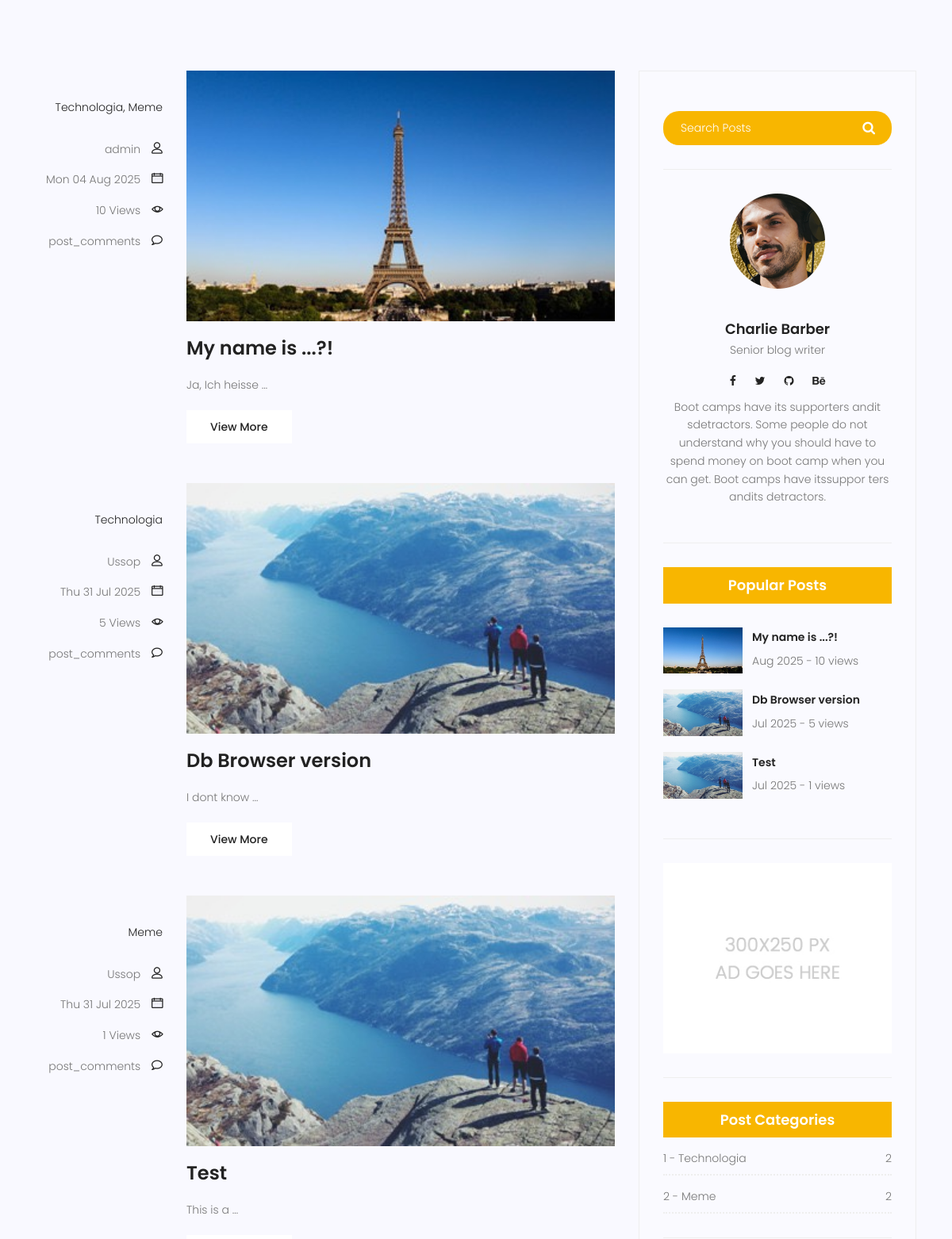
Before: /blog/search/ (middle part) with the older database file.
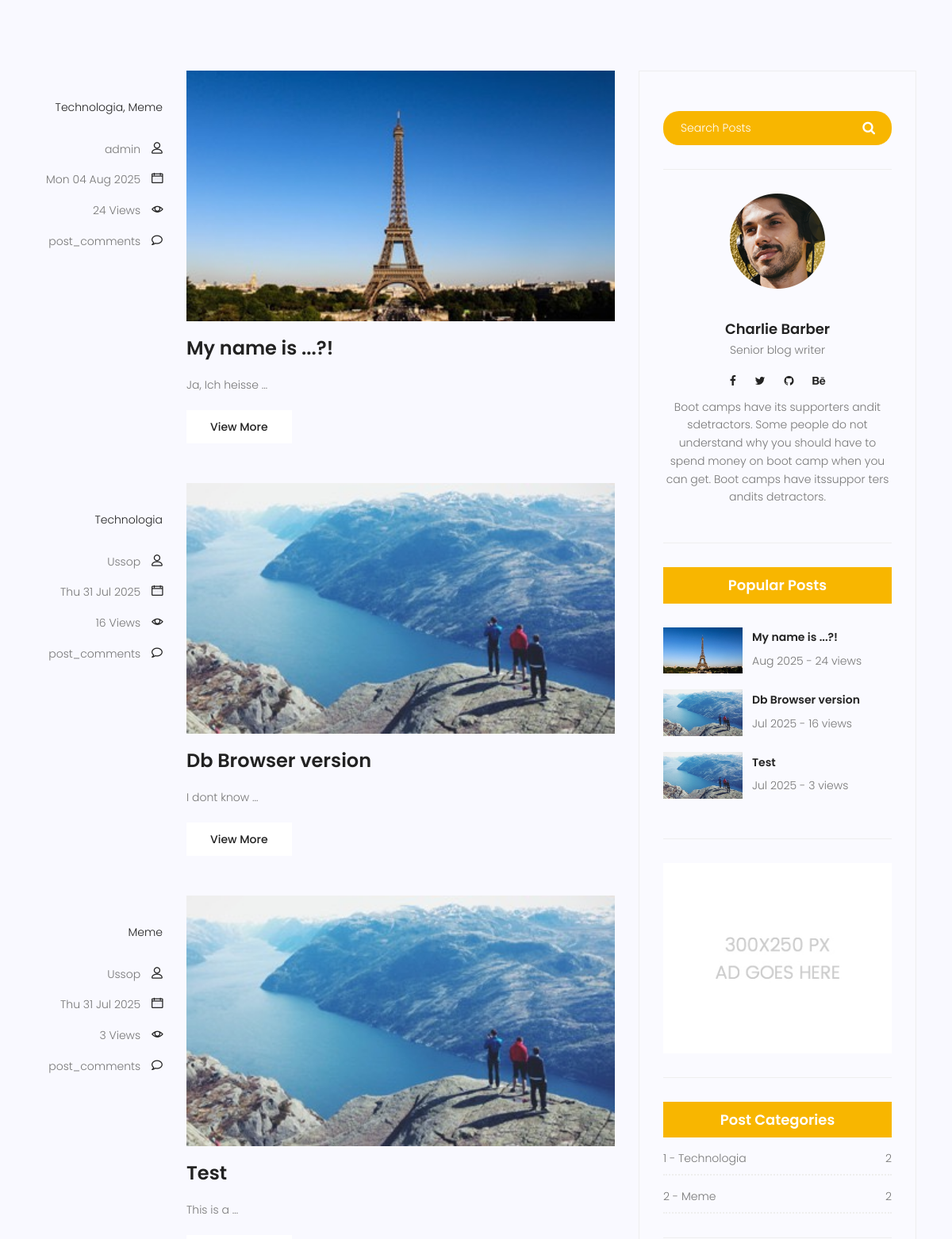
After: the same page with the newer database file.
### blog/models.py (models this page shows, shortened)
class Post(models.Model):
    image = models.ImageField(upload_to='blog/', default='blog/default.jpg')
    title = models.CharField(max_length=255)
    content = models.TextField()
    author = models.ForeignKey(User, on_delete=models.SET_NULL, null=True)
    category = models.ManyToManyField(Category)
    views = models.IntegerField(default=0)
    status = models.BooleanField(default=False)
    published = models.DateTimeField(null=True)
    created = models.DateTimeField(auto_now_add=True)
    edited = models.DateTimeField(auto_now=True)
    class Meta:
        ordering = ['-created']

### blog/views.py (the view)
# urls.py: path("search/", blog_search, name="blog_search"),
def blog_search(request):
    query = request.GET.get('s')
    posts = Post.objects.filter(status=1, published__lte=timezone.now())
    if query:
        posts = posts.filter(title__icontains=query) | posts.filter(content__icontains=query)
    return render(request, 'blog/blog_index.html', {'posts': posts, 'search_query': query})

### blog/models.py (called while the page is built)
    def __str__(self):
        return (
            f"{self.id} - {self.name}"  # pyright: ignore[reportAttributeAccessIssue]
        )

### blog/templatetags/blog_tags.py (called while the page is built)
@register.inclusion_tag('blog/popularposts.html')
def popularposts():
    posts =  Post.objects.filter(status=1, published__lte=timezone.now()).order_by('-views', 'published')[:5]
    return {"posts": posts}

@register.inclusion_tag('blog/categories.html')
def categories():
    posts = Post.objects.filter(status=1, published__lte=timezone.now())
    cat = Category.objects.all()
    cat_dict = {}
    for name in cat:
        cat_dict[name] = posts.filter(category=name).count()
    return {'categories': cat_dict}

@register.inclusion_tag('blog/search.html')
def search():
    return {}

### templates/blog/blog_index.html (shortened to what this page needs)
{% extends "base.html" %}
{% load static %}
{% block content %}
{% load blog_tags %}
			<section class="top-category-widget-area pt-90 pb-90 ">
			</section>
			<section class="post-content-area">
				<div class="container">
					<div class="row">
						<div class="col-lg-8 posts-list">
							{% for post in posts %}
							<div class="single-post row">
								<div class="col-lg-3  col-md-3 meta-details">
									<ul class="tags">
										<li><a href="#">
										{% for c in post.category.all %}
											<li><a href="{% url 'blog:blog_category' c.name %}">
													{{ c.name }}{% if not forloop.last %}, {% endif %}
											</a></li>
										{% endfor %}
									</ul>
									<div class="user-details row">
										<p class="user-name col-lg-12 col-md-12 col-6"><a href="{% url 'blog:blog_author' post.author %}">{{post.author}}</a> <span class="lnr lnr-user"></span></p>
										<p class="date col-lg-12 col-md-12 col-6"><a href="#">{{ post.published|date:"D d M Y" }}</a> <span class="lnr lnr-calendar-full"></span></p>
										<p class="view col-lg-12 col-md-12 col-6"><a href="#">{{post.views}} Views</a> <span class="lnr lnr-eye"></span></p>
										<p class="comments col-lg-12 col-md-12 col-6"><a href="#">post_comments</a> <span class="lnr lnr-bubble"></span></p>
									</div>
								</div>
								<div class="col-lg-9 col-md-9 ">
									<div class="feature-img">
										<img class="img-fluid" src="{{ post.image.url }}" alt="">
									</div>
									<a class="posts-title" href="{% url 'blog:blog_about' post.id %}"><h3>{{post.title}}</h3></a>
									<p class="excert">
										{{post.content|truncatewords:3}}
									</p>
									<a href="{% url 'blog:blog_about' post.id %}" class="primary-btn">View More</a>
								</div>
							</div>{% endfor %}
						</div>
								{% search %}
								<div class="single-sidebar-widget user-info-widget">
									<img src="{% static 'websiteApp/img/blog/user-info.png' %}" alt="">
									<a href="#"><h4>Charlie Barber</h4></a>
									<p>
										Senior blog writer
									</p>
									<ul class="social-links">
										<li><a href="#"><i class="fa fa-facebook"></i></a></li>
										<li><a href="#"><i class="fa fa-twitter"></i></a></li>
										<li><a href="#"><i class="fa fa-github"></i></a></li>
										<li><a href="#"><i class="fa fa-behance"></i></a></li>
									</ul>
									<p>
										Boot camps have its supporters andit sdetractors. Some people do not understand why you should have to spend money on boot camp when you can get. Boot camps have itssuppor ters andits detractors.
									</p>
								</div>
									{% popularposts %}
								<div class="single-sidebar-widget ads-widget">
									<a href="#"><img class="img-fluid" src="{% static 'websiteApp/img/blog/ads-banner.jpg' %}" alt=""></a>
								</div>
									{% categories %}
							</div>
						</div>
					</div>
				</div>
			</section>
{% endblock %}

### templates/blog/popularposts.html
<div class="single-sidebar-widget popular-post-widget">
    <h4 class="popular-title">Popular Posts</h4>
    <div class="popular-post-list">
        {% for post in posts %}
        <div class="single-post-list d-flex flex-row align-items-center">
            <div class="thumb">
                <img class="img-fluid" src="{{ post.image.url }}" alt="">
            </div>
            <div class="details">
                <a href="{% url 'blog:blog_about' post.id %}"><h6>{{ post.title }}</h6></a>
                <p>{{ post.published|date:"M Y" }} - {{post.views}} views </p>
            </div>
        </div>
        {% endfor %}
    </div>
</div>

Changed rows visible on the page:
changed Post "My name is ...?!": views "10" → "24"
changed Post "Db Browser version": views "5" → "16"
changed Post "Test": views "1" → "3"
